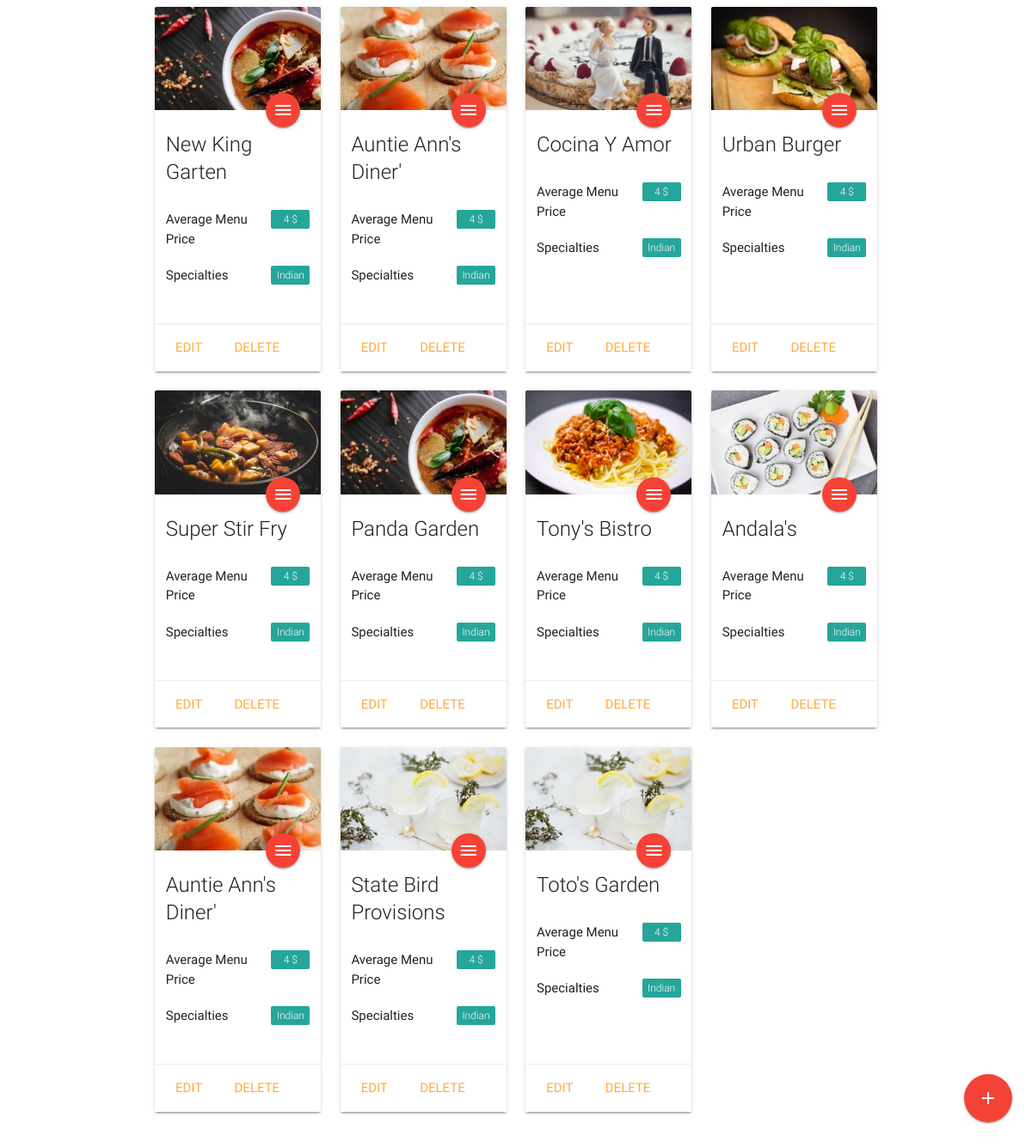
/restaurant/, run on the app's committed database.
### database_setup.py (models this page shows, shortened)
class Restaurant(Base):
    __tablename__ = 'restaurant'
    id = Column(Integer, primary_key=True)
    name = Column(String(250), nullable=False)
    description = Column(String(250), nullable=True)
    thumbnail_url = Column(String(250), nullable=True)

### final_project.py (the view)
@app.route('/')
@app.route('/restaurant/')
def showRestaurants():
    restaurants = session.query(Restaurant).all()
    return render_template('restaurants.html', restaurants=restaurants)

### templates/restaurants.html (shortened to what this page needs)
<!DOCTYPE html>
  <html>
    <head>
        <link type="text/css" rel="stylesheet" href="/static/css/materialize.css"  media="screen,projection"/>
    </head>
    <body>
      <main>
<div class="container">
<div class="fixed-action-btn">
<a class="btn-floating btn-large waves-effect waves-light red" href="{{url_for('newRestaurant')}}"><i class="material-icons">add</i></a>
</div>
  <div class="row">
        {% for r in restaurants %}
      <div class="col s12 m6 l3">
        <div class="card">
      <div class="card-image">
            <img src="/static/images/{{r.thumbnail_url|default('pexels-photo-316891.jpeg',true)}}">
              <a class="btn-floating halfway-fab waves-effect waves-light red" href="{{url_for('showMenu',restaurant_id = r.id)}}"><i class="material-icons">menu</i></a>
          </div>
          <div class="card-content sample">
           <div class="row">
          <span class="card-title grey-text text-darken-4">{{r.name}}</span>
          </div>
          <div class="row">
          <p><span class="new badge" data-badge-caption="$">4</span></p>
          <p>Average Menu Price</p>
          </div>
          <div class="row">
          <p><span class="new badge" data-badge-caption="Indian"></span></p>
          <p>Specialties</p>
          </div>
          </div>
          <div class="card-action">
          <a href="#" class="activator">Edit</a>
          <a href="#modal-{{r.id}}" class="right">Delete</a>
          </div>
        </div>
      </div>
      {% endfor %}
      </div>
      </div>
      </main>
    </body>
  </html>

### data on the page
Restaurant: thumbnail_url (picture), name "New King Garten"
Restaurant: thumbnail_url (picture), name "Auntie Ann's Diner'"
Restaurant: thumbnail_url (picture), name "Cocina Y Amor"
Restaurant: thumbnail_url (picture), name "Urban Burger"
Restaurant: thumbnail_url (picture), name "Super Stir Fry"
Restaurant: thumbnail_url (picture), name "Panda Garden"
Restaurant: thumbnail_url (picture), name "Tony's Bistro"
Restaurant: thumbnail_url (picture), name "Andala's"
Restaurant: thumbnail_url (picture), name "Auntie Ann's Diner'"
Restaurant: thumbnail_url (picture), name "State Bird Provisions"
Restaurant: name "Toto's Garden"
